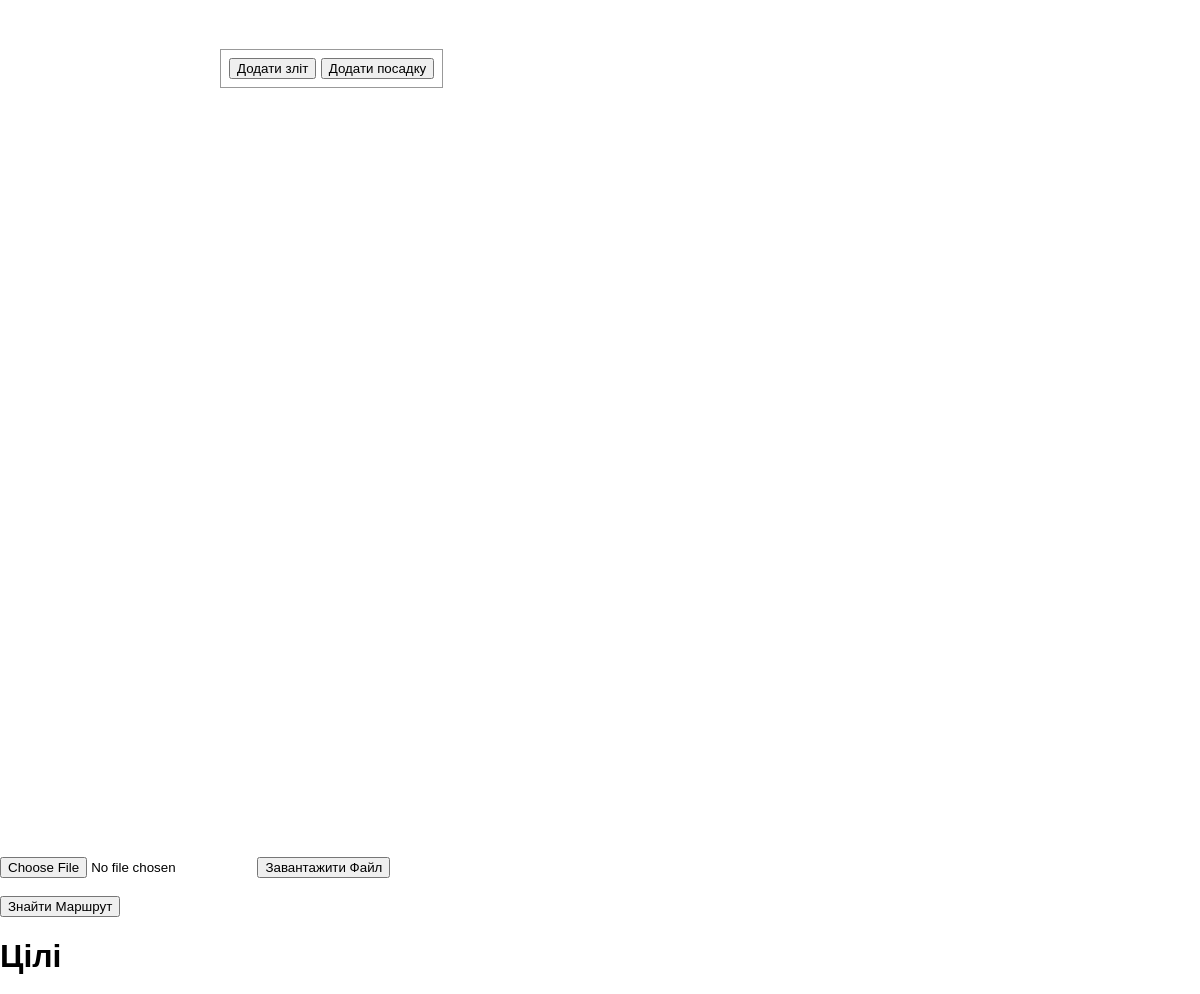
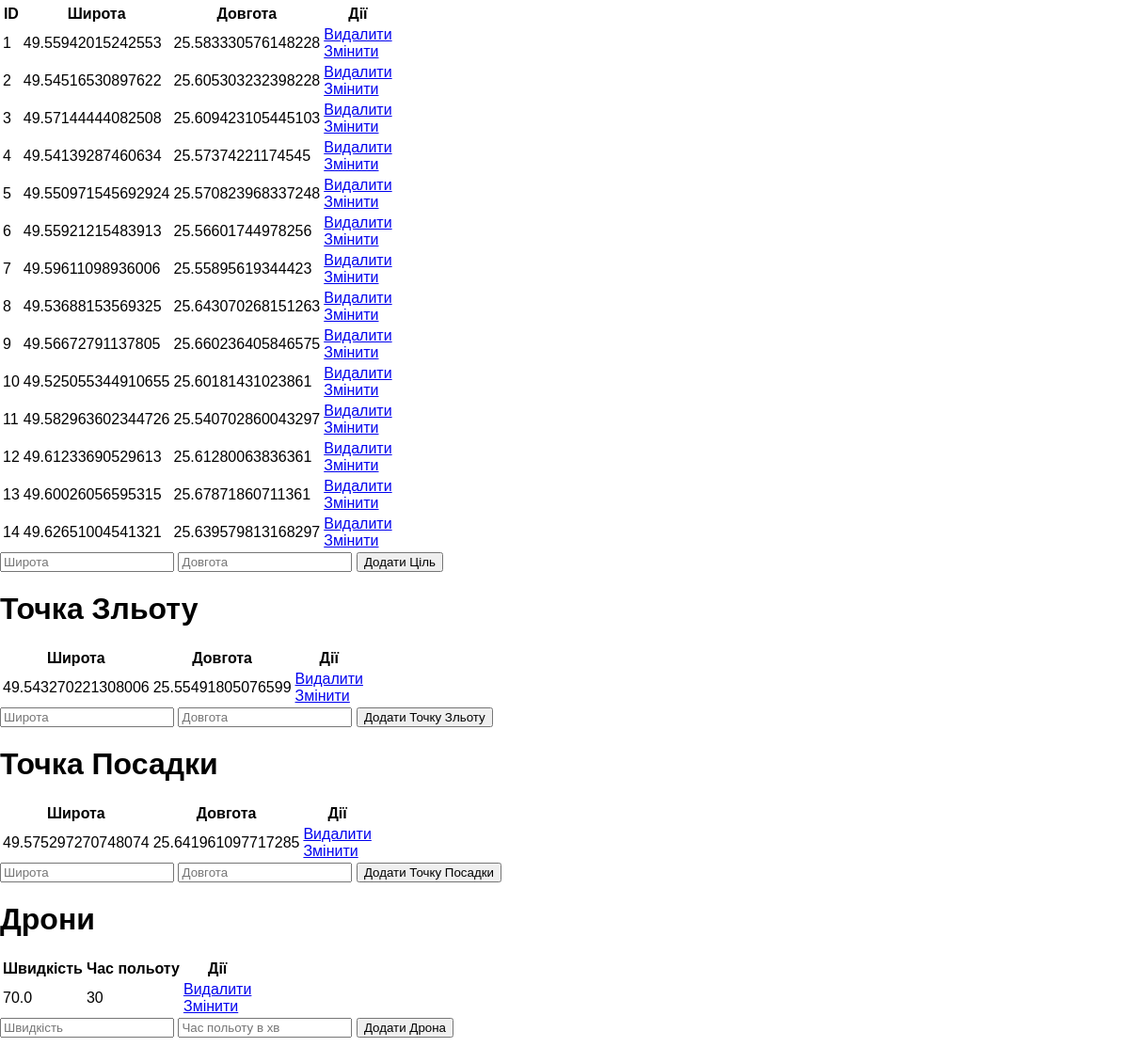
The page / on the database its author committed (2 pictures, top to bottom).
### app.py (models this page shows, shortened)
class Target(db.Model):
    id = db.Column(db.Integer, primary_key=True)
    latitude = db.Column(db.Double(30), nullable=False)
    longitude = db.Column(db.Double(30), nullable=False)

class Takeoff(db.Model):
    id = db.Column(db.Integer, primary_key=True)
    takeoff_latitude = db.Column(db.Double(30), nullable=False)
    takeoff_longitude = db.Column(db.Double(30), nullable=False)

class Landing(db.Model):
    id = db.Column(db.Integer, primary_key=True)
    landing_latitude = db.Column(db.Double(30), nullable=False)
    landing_longitude = db.Column(db.Double(30), nullable=False)

class Drone(db.Model):
    id = db.Column(db.Integer, primary_key=True)
    max_flight_time = db.Column(db.Integer, nullable=False)
    average_speed = db.Column(db.Float, nullable=False)

### app.py (the view)
@app.route('/')
def index():
    targets = Target.query.order_by(Target.id).all()
    takeoffs = Takeoff.query.order_by(Takeoff.id).all()
    landings = Landing.query.order_by(Landing.id).all()
    drones = Drone.query.order_by(Drone.id).all()
    return render_template('index.html', targets=targets, drones=drones,
                           takeoffs=takeoffs, landings=landings)

### templates/index.html (shortened to what this page needs)
{% extends 'base.html' %}
{% block body %}
<div id="floating-panel">
    <input id="add-takeoff" type="button" value="Додати зліт" onclick="toggleAddTakeoffMode()"/>
    <input id="add-landing" type="button" value="Додати посадку" onclick="toggleAddLandingMode()" />
</div>
<div id="map"></div>
<div>
    <br>
    <div class="content">
        <form method="POST" action="/upload_file" enctype="multipart/form-data">
            <input type="file" name="file" id="fileInput">
            <input type="submit" value="Завантажити Файл">
        </form>
    </div>
    <br>
    <div class="content">
        <form action="/find_route">
            <input type="submit" value="Знайти Маршрут">
        </form>
    </div>
    <div class="content">
        <h1>Цілі</h1>
        <table>
            {% for target in targets %}
                <tr>
                    <td>{{ target.id }}</td>
                    <td>{{ target.latitude }}</td>
                    <td>{{ target.longitude }}</td>
                    <td>
                        <a href="/delete_target/{{target.id}}">Видалити</a>
                        <br>
                        <a href="/update_target/{{target.id}}">Змінити</a>
                    </td>
                </tr>
            {% endfor %}
        </table>
        <form action="/add_target" method="post">
            <input type="text" name="latitude" id="latitude" placeholder="Широта">
            <input type="text" name="longitude" id="longitude" placeholder="Довгота">
            <input type="submit" value="Додати Ціль">
        </form>
    </div>
    <div class="content">
        <h1>Точка Зльоту</h1>
        <table>
            {% for takeoff in takeoffs %}
                <tr>
                    <td>{{ takeoff.takeoff_latitude }}</td>
                    <td>{{ takeoff.takeoff_longitude }}</td>
                    <td>
                        <a href="/delete_takeoff/{{takeoff.id}}">Видалити</a>
                        <br>
                        <a href="/update_takeoff/{{takeoff.id}}">Змінити</a>
                    </td>
                </tr>
            {% endfor %}
        </table>
        <form action="/add_takeoff" method="post">
            <input type="text" name="latitude" id="latitude_takeoff" placeholder="Широта">
            <input type="text" name="longitude" id="longitude_takeoff" placeholder="Довгота">
            <input type="submit" value="Додати Точку Зльоту">
        </form>
    </div>
    <div class="content">
        <h1>Точка Посадки</h1>
        <table>
            {% for landing in landings %}
                <tr>
                    <td>{{ landing.landing_latitude }}</td>
                    <td>{{ landing.landing_longitude }}</td>
                    <td>
                        <a href="/delete_landing/{{landing.id}}">Видалити</a>
                        <br>
                        <a href="/update_landing/{{landing.id}}">Змінити</a>
                    </td>
                </tr>
            {% endfor %}
        </table>
        <form action="/add_landing" method="post">
            <input type="text" name="latitude" id="latitude_landing" placeholder="Широта">
            <input type="text" name="longitude" id="longitude_landing" placeholder="Довгота">
            <input type="submit" value="Додати Точку Посадки">
        </form>
    </div>
    <div class="content">
        <h1>Дрони</h1>
        <table>
            {% for drone in drones %}
                <tr>
                    <td>{{ drone.average_speed }}</td>
                    <td>{{ drone.max_flight_time }}</td>
                    <td>
                        <a href="/delete_drone/{{drone.id}}">Видалити</a>
                        <br>
                        <a href="/update_drone/{{drone.id}}">Змінити</a>
                    </td>
                </tr>
            {% endfor %}
        </table>
        <form action="/add_drone" method="post">
            <input type="text" name="speed" id="speed" placeholder="Швидкість">
            <input type="text" name="timetofly" id="timetofly" placeholder="Час польоту в хв">
            <input type="submit" value="Додати Дрона">
        </form>
    </div>
    <br>
</div>
<br>
{% endblock %}

### templates/base.html (shortened to what this page needs)
<!DOCTYPE html>
<html lang="en">
<head>
    <link rel="stylesheet" type="text/css" href="{{ url_for('static', filename='css/main.css') }}">
</head>
<body>
    {% block body %}{% endblock %}
</body>
</html>

### static/css/main.css (style rules this page uses)
html, body { height: 100%; margin: 0; padding: 0; font-family: sans-serif; }
#map { height: 100%; width: 100%; max-width: 800px; }
#floating-panel { position: relative; width: fit-content; top: 49px; left: 220px; z-index: 5; background-color: #fff; padding: 8px; border: 1px solid #999; }

### rows shown on the page
Target: id "1", latitude "49.55942015242553", longitude "25.583330576148228"
Target: id "2", latitude "49.54516530897622", longitude "25.605303232398228"
Target: id "3", latitude "49.57144444082508", longitude "25.609423105445103"
Target: id "4", latitude "49.54139287460634", longitude "25.57374221174545"
Target: id "5", latitude "49.550971545692924", longitude "25.570823968337248"
Target: id "6", latitude "49.55921215483913", longitude "25.56601744978256"
Target: id "7", latitude "49.59611098936006", longitude "25.55895619344423"
Target: id "8", latitude "49.53688153569325", longitude "25.643070268151263"
Target: id "9", latitude "49.56672791137805", longitude "25.660236405846575"
Target: id "10", latitude "49.525055344910655", longitude "25.60181431023861"
Target: id "11", latitude "49.582963602344726", longitude "25.540702860043297"
Target: id "12", latitude "49.61233690529613", longitude "25.61280063836361"
Target: id "13", latitude "49.60026056595315", longitude "25.67871860711361"
Target: id "14", latitude "49.62651004541321", longitude "25.639579813168297"
Takeoff: takeoff_latitude "49.543270221308006", takeoff_longitude "25.55491805076599"
Landing: landing_latitude "49.575297270748074", landing_longitude "25.641961097717285"
Drone: average_speed "70.0", max_flight_time "30"
